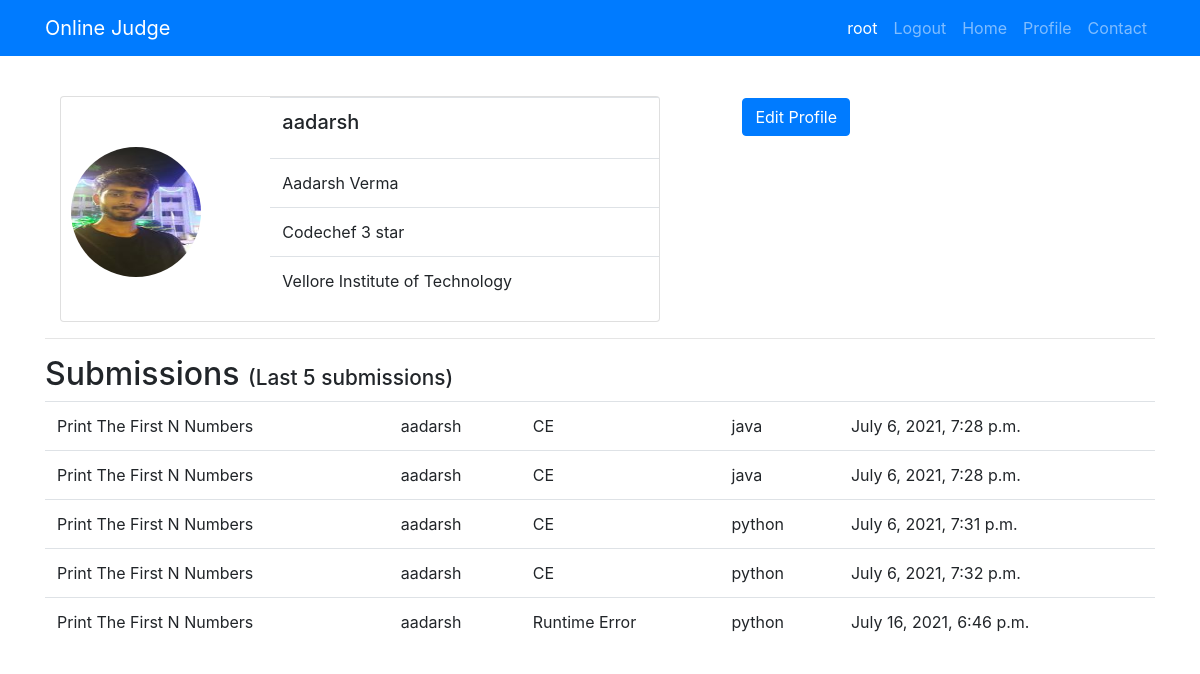
Page /authy/viewProfile/2 (signed in) on the committed database.
### authy/models.py (models this page shows, shortened)
class Profile(models.Model):
    user = models.OneToOneField(User, on_delete=models.CASCADE, related_name='profile')
    first_name = models.CharField(max_length=30,blank=True)
    last_name = models.CharField(max_length=30,blank=True)
    email = models.EmailField()
    bio = models.CharField(max_length=100,blank=True)
    college = models.CharField(max_length=100,blank=True)
    picture = models.ImageField(upload_to=user_directory_path,blank=True)

### judge/models.py (models this page shows, shortened)
class Submission(models.Model):
    user = models.ForeignKey(User, on_delete=models.CASCADE)
    question = models.ForeignKey(Question, on_delete=models.CASCADE)
    status = models.CharField(max_length=20)
    testcase = models.CharField(max_length=200)
    code = models.TextField()
    language = models.CharField(max_length=15)
    date = models.DateTimeField(auto_now_add=True)

class Question(models.Model):
    code = models.CharField(max_length=10, unique=True)
    name = models.CharField(max_length=250)
    problem = models.TextField()
    difficulty = models.CharField(max_length=10,choices=level,blank=True)
    points = models.IntegerField(default=0,blank=True)

### authy/views.py (the view)
# urls.py: path('viewProfile/<pk>', ProfileView, name='viewProfile'),
@login_required
def ProfileView(request, pk):
    profile = Profile.objects.get(user_id=pk)
    submissions = Submission.objects.filter(user_id=pk)[0:5]
    context = {
        'object': profile,
        'submissions': submissions,
    }
    return render(request, 'authy/profile_detail.html', context)

### templates/authy/profile_detail.html
{% extends 'base.html' %}
{% block content %}
    <a class="btn btn-primary mt-5 edit-profile-btn" href="{% url 'editProfile' %}">Edit Profile</a>
    <br><br>
    <div class="container">
        <div class="card" style="width:600px">
            <div class="row">
                <div class="col-sm-4">
                    <img class="profile-image" src="{{ object.picture.url }}"
                         alt="Card image"/>
                </div>
                <div class="col-sm-8">
                    <div class="card-body-right">
                        <table class="table">
                            <tr><td><h5 class="card-title">{{ object.user.username }}</h5></td></tr>
                            <tr><td><p class="card-text">{{ object.first_name }} {{ object.last_name }}</p></td></tr>
                            <tr><td><p class="card-text">{{ object.bio }}</p></td></tr>
                            <tr><td><p class="card-text">{{ object.college }}</p></td></tr>
                        </table>
                    </div>
                </div>
            </div>
        </div>
    </div>
    <hr>
    <h2>Submissions <span style="font-size: 1.3rem">(Last 5 submissions)</span></h2>
    <table class="table">
        {% for submission in submissions %}
            <tr>
                <td>{{ submission.question.name }}</td>
                <td>{{ submission.user.username }}</td>
                <td>{{ submission.status }}</td>
                <td>{{ submission.language }}</td>
                <td>{{ submission.date }}</td>
            </tr>
        {% endfor %}
    </table>
{% endblock content %}

### templates/base.html (shortened to what this page needs)
<!DOCTYPE html>
<nav class="navbar navbar-expand-lg navbar-dark fixed-top bg-primary">
    <div class="container">
      <a class="navbar-brand" href="#">Online Judge</a>
      <div class="collapse navbar-collapse" id="navbarSupportedContent">
        <ul class="navbar-nav ml-auto">
          <li class="nav-item active">
            <a class="nav-link" href="#">{{ request.user.username }}</a>
          </li>
          <li class="nav-item">
            <a class="nav-link" href="{% url 'logout' %}">Logout</a>
          </li>
          <li class="nav-item">
            <a class="nav-link" href="{% url 'home' %}">Home</a>
          </li>
          <li class="nav-item">
            <a class="nav-link" href="{% url 'viewProfile' request.user.id %}">Profile</a>
          </li>
          <li class="nav-item">
            <a class="nav-link" href="#">Contact</a>
          </li>
        </ul>
      </div>
    </div>
</nav>
{% load static %}
<html lang="en">
    <head>
        <link rel="stylesheet" href="{% static 'css/profile.css' %}">
        <link rel="stylesheet" href="https://maxcdn.bootstrapcdn.com/bootstrap/4.0.0/css/bootstrap.min.css"
>
    </head>
    <body>
        <section class="section">
            <div class="container">
                {% block content %}
                {% endblock %}
            </div>
        </section>
    </body>
</html>

### static/css/profile.css (style rules this page uses)
html, body { margin: 0; padding: 0; }
.profile-image { position: relative; margin-top: 50px; margin-left: 10px; border-radius: 50%; background-size: 1500px 150px; width: 130px; height: 130px; }
.edit-profile-btn { position: absolute; top: 50px; right: 350px; }

### rows in the picture
Profile: picture (placeholder picture), user.username "aadarsh", first_name "Aadarsh", last_name "Verma", bio "Codechef 3 star", college "Vellore Institute of Technology"
Submission: question.name "Print The First N Numbers", user.username "aadarsh", status "CE", language "java", date "July 6, 2021, 7:28 p.m."
Submission: question.name "Print The First N Numbers", user.username "aadarsh", status "CE", language "java", date "July 6, 2021, 7:28 p.m."
Submission: question.name "Print The First N Numbers", user.username "aadarsh", status "CE", language "python", date "July 6, 2021, 7:31 p.m."
Submission: question.name "Print The First N Numbers", user.username "aadarsh", status "CE", language "python", date "July 6, 2021, 7:32 p.m."
Submission: question.name "Print The First N Numbers", user.username "aadarsh", status "Runtime Error", language "python", date "July 16, 2021, 6:46 p.m."

### other values in the picture
{{ request.user.username }} "root"
